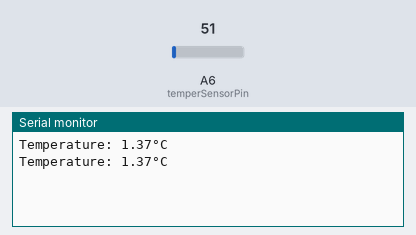
Simulated run of this sketch. Board: Arduino Nano, built with avr-gcc and run on an emulated ATmega328P. On the bench: the last lines printed to the serial monitor. The inputs (shaded band) are chosen by the test bench; at power-on: A6 (temperSensorPin) = 51.

Above: at 1.8 s.
1.9 s: A6 (temperSensorPin) set to 61
At 2.6 s:
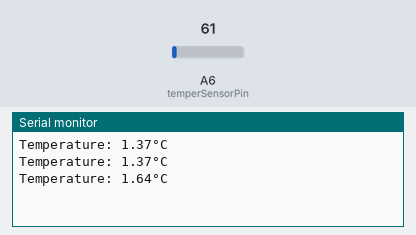
3.4 s: A6 (temperSensorPin) set to 71
At 4.8 s:
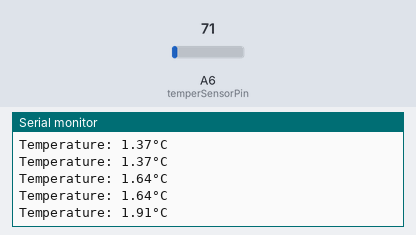
Timing chart, 0 to 6.4 s (numbered marks = the images above; inputs shaded):
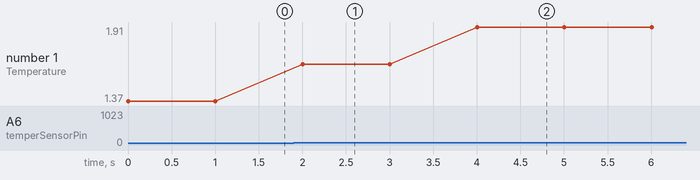

Measured:
- after the input at 1.9 s, the serial monitor: prints a new line after 0.10 s (image 1)
- after the input at 3.4 s, the serial monitor: prints a new line after 0.60 s (image 2)
- plotted number 1: 1.37 → 1.64 after the input at 1.9 s, 1.64 → 1.91 after the input at 3.4 s

The sketch:

Task1.ino
```cpp
#define temperSensorPin A6

void setup() {
  Serial.begin(9600);
}

void loop() {
  int temper = analogRead(temperSensorPin);
  float voltage = temper * (1.1/ 4095.0);
  float temperatureC = voltage/0.01;
  Serial.print("Temperature: ");
  Serial.print(temperatureC);
  Serial.print("°C  ");
  Serial.println();
  delay(1000);
}
```
